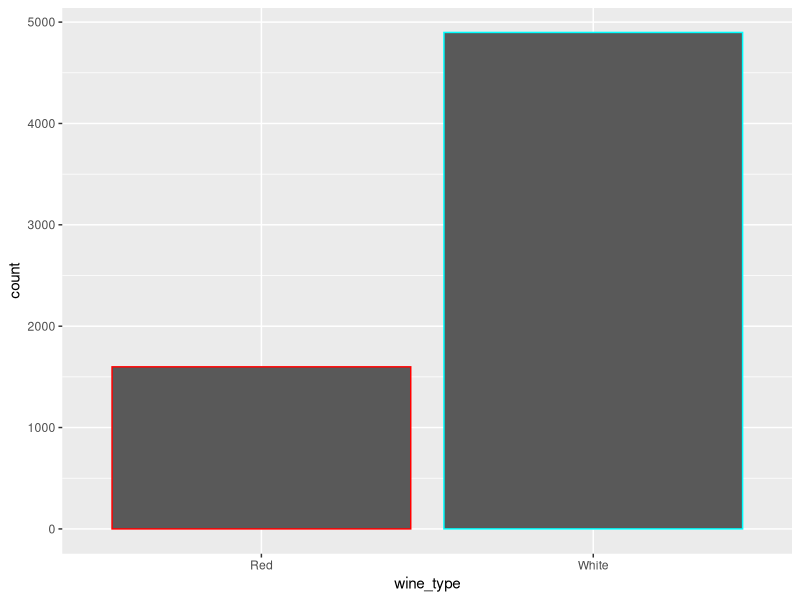
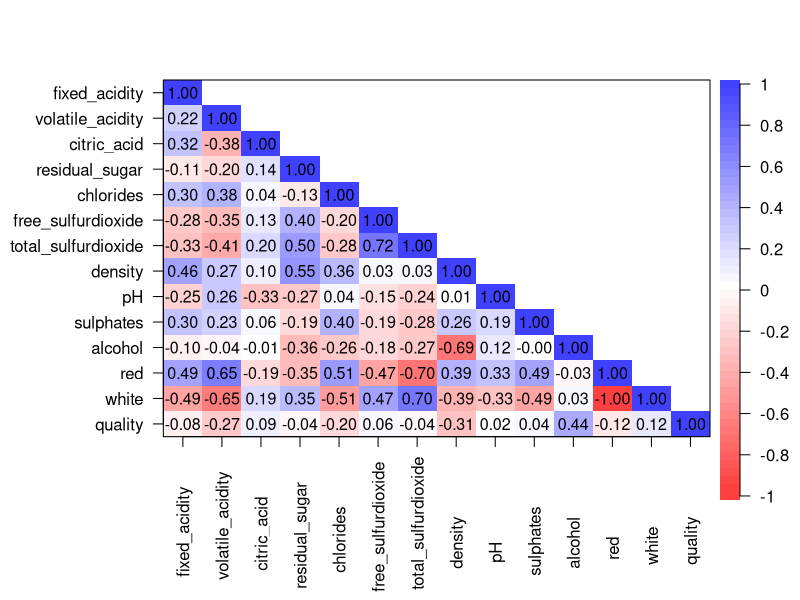
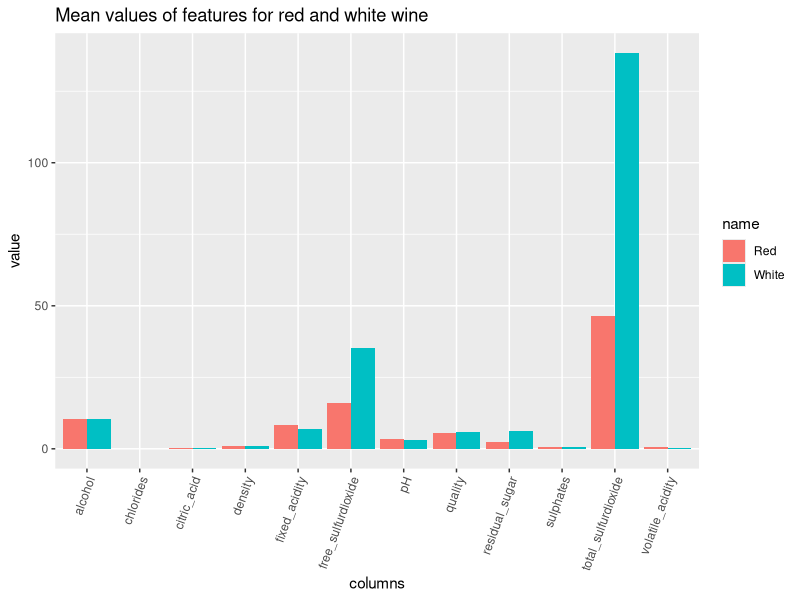
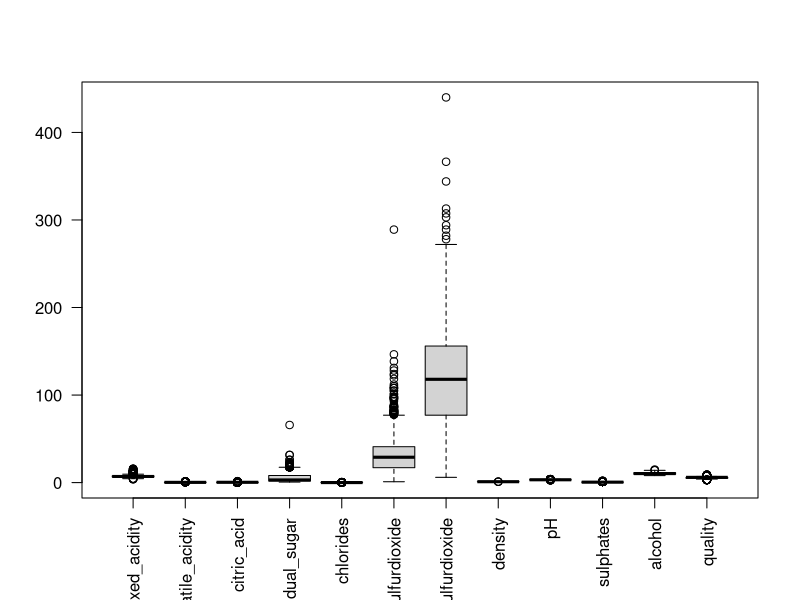

Source code (R) for these figures, in order: (Note: this script raises an error after producing the figures.)
# PREDICTING WINE QUALITY
# project available at https://github.com/jingof/R_wine_quality_prediction.git
# We are going to try and predict the quality of wine basing on the ingredients that are used in the manufactury process. 
# We are going to use two types of wine that is red wine and white wine.

# The ingredients used in this notebook include: ['wine_type','fixed acidity', 'volatile acidity', 'citric acid', 'residual sugar', 
# 'chlorides', 'free sulfur dioxide', 'total sulfur dioxide', 'density', 'pH', 'sulphates', 'alcohol'] 
# 'and these are the predictor features. The output feature is 'quality'.

# We start with loading the data sets containing the two wine types.

if(!require(tidyverse)) install.packages("tidyverse")

if(!require(caret)) install.packages("caret", repos = "http://cran.us.r-project.org")
# if(!require(psych)) install.packages('psych')
if(!require(glmnet)) install.packages('glmnet', dependencies=TRUE, type="binary")

library(dplyr)
library(tidyverse)
library(caret)
library(tidyr)
library(psych)
library(ggplot2)

options(warn=-1)

setwd('D:/predicting_wine_quality_R')

wine_data=read_csv("./datasets/winequality.csv")
head(wine_data)

# Next we look at the structure of the dataset
# Since we have two wine types, it is better to dig into both of them to understand the dataset better.
# We start with the information to know how many null values we have as well as the data types.
colSums(is.na(wine_data))



# looking at the shapes of the white wine and the red wine contained in the dataset
dim(wine_data)
red_wine <- wine_data %>% filter(wine_type=='Red') %>% select(-wine_type)
dim(red_wine)
white_wine <- wine_data %>% filter(wine_type=='White') %>% select(-wine_type)
dim(white_wine)

#plotting the distribution count of the wine dataset
#dev.off()
wine_data %>% ggplot(aes(wine_type)) + geom_histogram(binwidth = 0.1, stat='count', color=rainbow(2))

# looking at the quality summary for the datasets
summary(wine_data$quality)
summary(red_wine$quality)
summary(white_wine$quality)

# From the above, we can see that the white wine dataset has more rows meaning it has more observations.
# We also see that the data has no null values and has 12 predictor columns and one dependent column.
# Further, we can tell that all predictor columns are numerical except for wine type, to make this numerical, 
# we shall have to create two categorical features having 1 or 0, one for red wine, another for white wine.
# We can also see that no column is categorical except for the two we create below.

wine_data <- wine_data %>% mutate(red=ifelse(wine_type=='Red',1,0),white=ifelse(wine_type=='White',1,0)) %>% select(-wine_type)
y=wine_data$quality
wine_data <- wine_data %>% select(-quality) %>% mutate(quality=y)
# Next, we look at the dependent column to determine the nature of the values in the column. 
# From the below, we can tell that it is an integer rank ranging from 0 of 10.
unique(wine_data$quality)

# We now look at correlation, we could print out the correlation matrix of the columns 
# however i think using a heatmap might be prefferable since it is easier to spot very highly 
# correlated and very lowly correlated columns than on the matrix, lets have a look.

#dev.off()
corPlot(wine_data,scale=FALSE,xlas=2,upper=FALSE,main='')

# Calculate the average of each feature for the red and white wines separately using mean() function. 
# Plot bar graph to show comparison.
red_means <- red_wine %>% colMeans()
white_means <- white_wine %>% colMeans()
wine_data2 <- wine_data %>% select(-red,-white)


# This will help us understand the basic average between the quantities of ingredients used for the 
# two different wine datasets. From below we can see that most features have an almost similar mean 2
# for the two datasets except for free sulfurdioxide and total sulfur dioxide which have a significant difference 
# between the two means. We can also plot these to have a visualization.



wine_means <- structure(list(columns = c(colnames(wine_data2)), White = c(white_means),Red = c(red_means)), 
                 class = "data.frame", row.names = c('1','2','3','4','5','6','7','8','9','10','11', '12'))

#dev.off()
wine_means %>%
  pivot_longer(cols = -columns) %>%
  ggplot(aes(x = columns, y = value, fill = name)) + 
  geom_col(position = 'dodge')+
  theme(axis.text.x = element_text(angle = 70, hjust = 1))+
  ggtitle('Mean values of features for red and white wine')



# Graph Description
# White wine generally has a higher mean for most of the values meaning that it requires more ingredients and 
# therefore is more expensive to make. However, the cost does not necessarily lead to better quality since the 
# mean value for the quality is the same.

## Outliers 
# These are biased observations that may make our data analysis inaccurate. They are 3 standard deviations 
# away from the median. We can perform a box plot to check if there are any outliers.

boxplot(x = wine_data2, las=2)

# We can also have the outliers count is a data frame to correctly see how many outliers each column has. 
# From the below we can see that 8 columns have less than 100 rows with outliers.  


#method appends items from one list to another list
addElements <- function(list1,list2){
  len1 <- length(list1)
  i <- len1+1
  a<-1
  len2 <- length(list2)
  while(a <= len2){
    list1[i] <- list2[a]
    a <-a+1
    i<-i+1
  }
  list1
}


# method finds the indexes of the outliers in the column
FindOutliers <- function(dt,col){
    sd <- as.numeric(sapply(dt[col],sd))
    med <- as.numeric(sapply(dt[col],median))
    lowerq <- med - (sd*3)
    upperq <- med + (sd*3)
    which(dt[col]>upperq | dt[col]<lowerq)
}


cols <- c(colnames(wine_data2))
outlier_data <- data.frame(columns = cols)
outlier_count <- c()
outlier_indexes <- c()
i <-1
for(col in cols) {
  lis <- FindOutliers(wine_data2,col)
  outlier_indexes <- addElements(outlier_indexes, c(lis))
  outlier_count[i] <- length(lis)
  i <- i+1
}
outlier_indexes <- unique(outlier_indexes)
outlier_data <- outlier_data %>% mutate(outliers = outlier_count)
outlier_data

#looking at the outlier_index to determine how many unique values are there to determine 
# how many rows will actually fall under outliers.
outlier_len <- length(outlier_indexes)
outlier_len
percentage <- outlier_len*100/nrow(wine_data)
percentage
# We have 714 rows as outliers, this is 10.99% percent of the data, which is a huge number
# Instead of dropping these rows, we can have it as a categorical feature.
outlier_col <- rep(0,nrow(wine_data))
for(ind in outlier_indexes){
  outlier_col[ind] = 1
}
wine_data <- wine_data %>% mutate(is_outlier = outlier_col)

# splitting the dataset
set.seed(27)
n <- nrow(wine_data)
train_rows <- sample(1:n,.66*n)
train <- wine_data[train_rows,]

X_train <- train %>% select(-quality)
y_train <- train %>% select(quality)

test <- wine_data[-train_rows,]
X_test <- test %>% select(-quality)
y_test <- test %>% select(quality)
y_test <-as.numeric(unlist(y_test))


library(glmnet)
#library(MASS)
#for plot on left 
fit.lasso <- glmnet(as.matrix(X_train), as.matrix(y_train), family='gaussian', alpha=c(0:2,0.1))

# 10-fold Cross validation for each alpha = 0, 0.1, ... , 0.9, 1.0
fit.lasso.cv <- cv.glmnet(as.matrix(X_train), as.matrix(y_train), type.measure='mse', alpha=1, family='gaussian', standardize=TRUE)

#par(mfrow=c(1,1))
# For plotting options, type '?plot.glmnet' in R console
plot(fit.lasso, xvar="lambda")
plot(fit.lasso.cv)

# Feature Importance and selection
###*******************************************************************************************
###*
###*
###*
'%ni%'<-Negate('%in%')
glmnet1<-cv.glmnet(
      x=as.matrix(X_train),
      y=as.matrix(y_train),
      type.measure='mse',nfolds=20,alpha=1,
      standardize=TRUE)

c<-coef(glmnet1,s='lambda.1se',exact=TRUE)
inds<-which(c!=0)
variables<-row.names(c)[inds]
variables<-variables[variables %ni% '(Intercept)']
variables


lasso_imp <- c(as.matrix(c))[-1]
barplot(height=abs(lasso_imp),names=colnames(X_train), las=2, col=rainbow(15))

corr <- as.numeric(cor(train)['quality',])
corr<-corr[!corr==1]
barplot(height=abs(corr),names=colnames(X_train), las=2, col=rainbow(15))

importance <- data.frame(Features=colnames(X_train),lasso=abs(lasso_imp),correlation=abs(corr))
importance

# Model Choice

###******************************************************************************************
###*
###*
###*
train <- train %>% select(variables)%>% mutate(quality=unlist(y_train))
X_test <- X_test %>% select(variables)

test_accuracy <- function(pred,actual)
{
  val<-(actual - pred)
  len<-length(which(val==0))
  len/length(pred)
}

accuracys <- c()
control <- trainControl(method = "cv",  
                           number = 5,
                           repeats = 3,
                           classProbs = T)

# lasso
set.seed(27)
lasso <- train(quality ~ ., method = "lasso", data = train, trControl = control)
y_hat_lasso <- round(predict(lasso, X_test))
lasso_accuracy <- test_accuracy(y_hat_lasso, y_test)
accuracys[1]<-lasso_accuracy
lasso_accuracy


# random forest
rf <- train(quality ~ ., method = "rf", data = train, trControl = control)
y_hat_rf <- round(predict(rf, X_test))
rf_accuracy <- test_accuracy(y_hat_rf, y_test)
accuracys[2] <- rf_accuracy
rf_accuracy


# knn cv
knn <- train(quality ~ ., method='knn', data=train,tuneGrid=data.frame(k=seq(3, 51, 2)), trControl=control)
y_hat_knn <- round(predict(knn, X_test))
knn_accuracy <- test_accuracy(y_hat_knn, y_test)
accuracys[3] <- knn_accuracy
knn_accuracy



# decision tree
dt <- train(quality ~ ., method = 'rpart', data = train,tuneGrid = data.frame(cp = seq(0, 0.05, 0.002)), trControl=control)
y_hat_dt <- round(predict(dt, X_test))
dt_accuracy <- test_accuracy(y_hat_dt, y_test)
accuracys[4] <- dt_accuracy
dt_accuracy

models <- c('lasso','random forest','knn cv','decision tree')

models_accuracy <- data.frame(Models=models,Accuracys=accuracys)
models_accuracy








